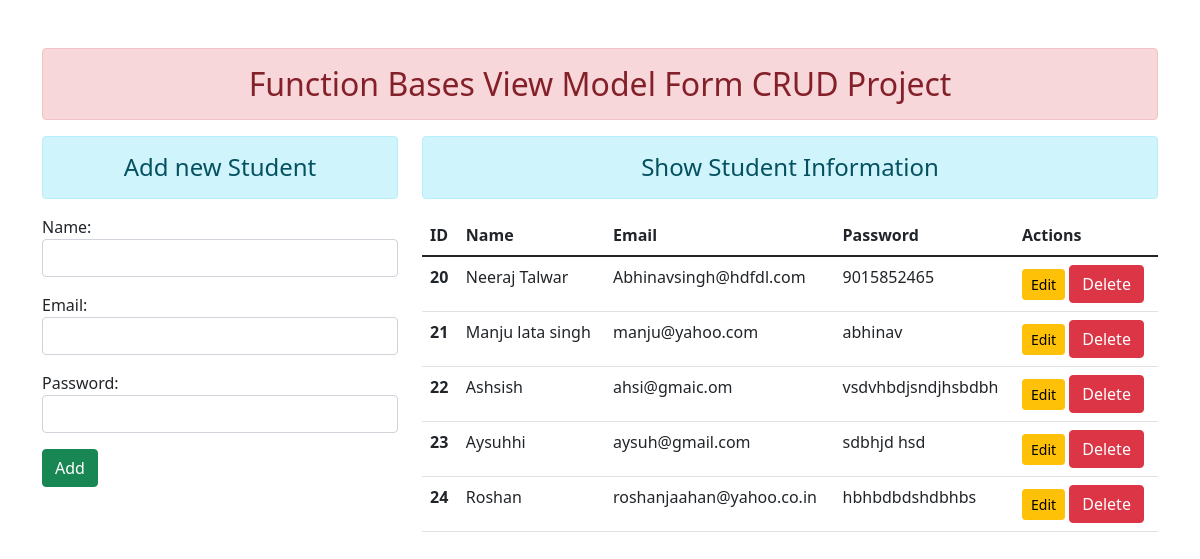
The app's page /, older data.
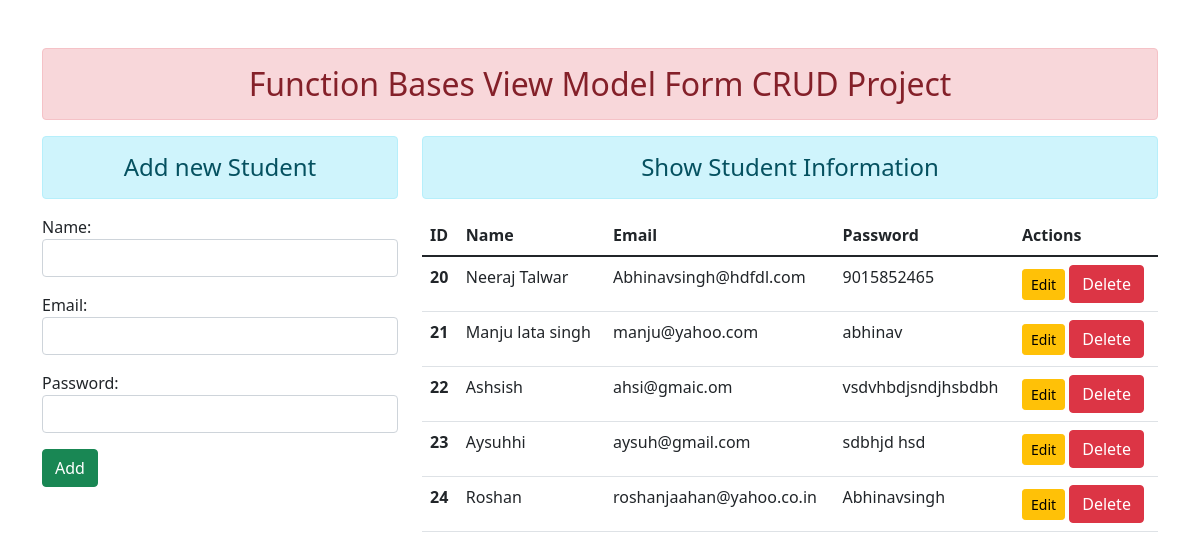
The same page, newer data.
### enroll/models.py (models this page shows)
class User(models.Model):
    name=models.CharField(max_length=100)
    email=models.EmailField(max_length=100)
    password=models.CharField(max_length=100)

### enroll/views.py (the view)
# urls.py: path('',views.add_show,name="addandshow"),
def add_show(request):
    if request.method == "POST":
        fm = StudentRegistration(request.POST)
        if fm.is_valid():
            nm=fm.cleaned_data['name']
            em=fm.cleaned_data['email']
            pw=fm.cleaned_data['password']
            reg=User(name=nm,email=em,password=pw)
            reg.save()
            fm=StudentRegistration()  # for show blank page
    else:
        fm = StudentRegistration()
    stud = User.objects.all()
    return render(request,'enroll/addandshow.html',{'form':fm , 'stu':stud})

### enroll/forms.py
class StudentRegistration(forms.ModelForm):
    class Meta:
        model=User
        fields=['name','email','password']
        widgets = {
            'name':forms.TextInput(attrs={'class':'form-control'}),
            'email':forms.EmailInput(attrs={'class':'form-control'}),
            'password':forms.PasswordInput(render_value=True, attrs={'class':'form-control'}),
        }

### enroll/templates/enroll/addandshow.html (shortened to what this page needs)
{% extends 'enroll/base.html' %}
{% block content %}
<div class="row">
    <div class="col-sm-4">
        <h4 class="text-center alert alert-info">Add new Student</h4>
        <form action="" method="POST">
        {{form.as_p}}
        <input type="submit" class="btn btn-success" value="Add">
        </form>
    </div>
    <div class="col-sm-8">
        <h4 class="text-center alert alert-info">Show Student Information</h4>
        {% if stu %}
        <table class="table table-hover">
            <thead>
                <tr>
                    <th scope="col">ID</th>
                    <th scope="col">Name</th>
                    <th scope="col">Email</th>
                    <th scope="col">Password</th>
                    <th scope="col">Actions</th>
                </tr>
            </thead>
            <tbody>
                {% for st in stu %}
                <tr>
                    <th scope="row">{{st.id}}</th>
                    <td>{{st.name}}</td>
                    <td>{{st.email}}</td>
                    <td>{{st.password}}</td>
                    <td>
                        <a href="{% url 'updatedata' st.id %}" class="btn btn-warning btn-sm">Edit</a>
                        <form action="{% url 'deletestudent' st.id %}" method="POST" class="d-inline"> {% csrf_token %}
                            <input type="submit" class="btn btn-danger" value="Delete" onclick="confirm('Do you really want to delete this data?')">
                        </form>
                    </td>
                </tr>
                {% endfor %}
            </tbody>
        </table>
        {% else %}
        <h4 class="text-center alert alert-danger">No Data Found</h4>
        {% endif %}
    </div>
</div>
{% endblock content %}

Row changes from the older to the newer data that the page shows:
changed User "Roshan": password "hbhbdbdshdbhbs" → "Abhinavsingh"
